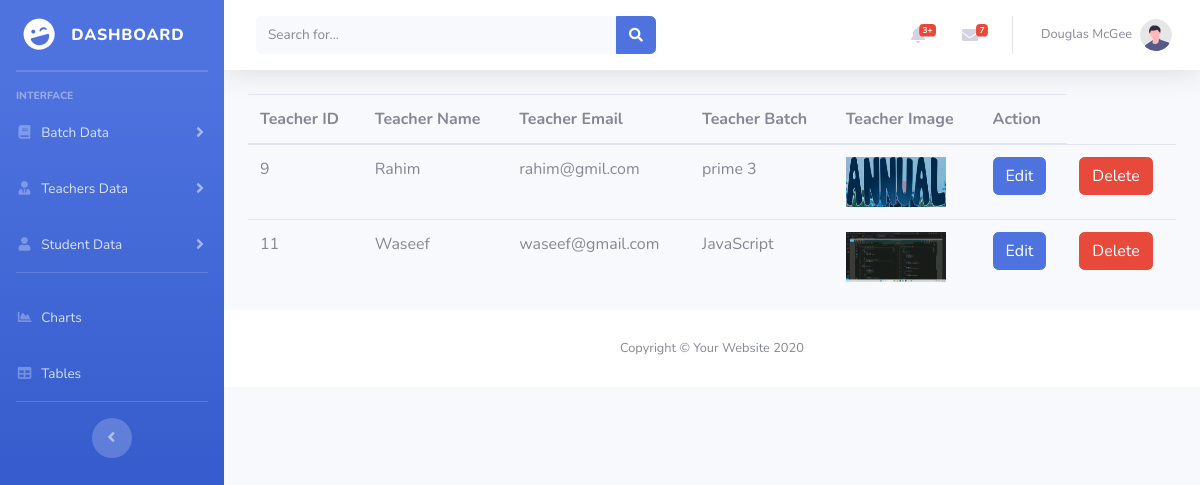
Screenshot of /view_teacher.php with the database file from the repository.
### tables this page shows
CREATE TABLE `tbl_teacher` (
  `teacher_id` int(11) NOT NULL,
  `teacher_name` varchar(50) NOT NULL,
  `teacher_email` varchar(50) NOT NULL,
  `teacher_password` varchar(20) NOT NULL,
  `batch_info` int(11) NOT NULL,
  `teacher_img` varchar(200) NOT NULL
);

CREATE TABLE `tbl_batch` (
  `batch_id` int(11) NOT NULL,
  `batch_name` varchar(100) NOT NULL,
  `batch_capacity` int(11) NOT NULL,
  `batch_start_date` date NOT NULL
);

### view_teacher.php (the view)
<?php include_once "header.php" ?>
<div class="container-fluid">
<table class="table">
  <thead>
    <tr>
      <th scope="col">Teacher ID</th>
      <th scope="col">Teacher Name</th>
      <th scope="col">Teacher Email</th>
      <th scope="col">Teacher Batch</th>
      <th scope="col">Teacher Image</th>
      <th scope="col" >Action</th>
    </tr>
  </thead>
  <tbody>
    <?php
        $query ="SELECT tbl_teacher.teacher_id, teacher_name ,teacher_email, tbl_batch.batch_name ,tbl_teacher.teacher_img FROM `tbl_teacher` join tbl_batch on tbl_batch.batch_id = tbl_teacher.batch_info;";
        $result =  mysqli_query($connection,$query);
        if($result){
                while($rows = mysqli_fetch_assoc($result)){
            ?>
                <tr>
                    <td><?php echo $rows["teacher_id"]?></td>
                    <td><?php echo $rows["teacher_name"]?></td>
                    <td><?php echo $rows["teacher_email"]?></td>
                    <td><?php echo $rows["batch_name"]?></td>
                    <td><img style="height:50px; width:100px" src="<?php echo $rows["teacher_img"]?>"/></td>
                    <td><a href="edit_teacher.php?id=<?php echo $rows["teacher_id"];?>" class="btn btn-primary">Edit</a></td>
                    <td><a href="delete_teacher.php?id=<?php echo $rows["teacher_id"];?>" class="btn btn-danger"> Delete</a>
                </tr>
            <?php
                }
        }
    ?>
  </tbody>
</table>
</div>
<?php require 'footer.php'?>

### header.php (shortened to what this page needs)
<!DOCTYPE html>
<html lang="en">
<head>
    <link href="vendor/fontawesome-free/css/all.min.css" rel="stylesheet" type="text/css">
    <link href="css/sb-admin-2.min.css" rel="stylesheet">
</head>
<body id="page-top">
    <div id="wrapper">
        <ul class="navbar-nav bg-gradient-primary sidebar sidebar-dark accordion" id="accordionSidebar">
            <a class="sidebar-brand d-flex align-items-center justify-content-center" href="index.html">
                <div class="sidebar-brand-icon rotate-n-15">
                    <i class="fas fa-laugh-wink"></i>
                </div>
                <div class="sidebar-brand-text mx-3">dashboard </div>
            </a>
            <hr class="sidebar-divider my-0">
            <hr class="sidebar-divider">
            <div class="sidebar-heading">
                Interface
            </div>
            <li class="nav-item">
                <a class="nav-link collapsed" href="#" data-toggle="collapse" data-target="#collapseTwo"
                    aria-expanded="true" aria-controls="collapseTwo">
                    <i class="fas fa-fw fa-book"></i>
                    <span> Batch Data</span>
                </a>
            </li>
            <li class="nav-item">
                <a class="nav-link collapsed" href="#" data-toggle="collapse" data-target="#collapseUtilities"
                    aria-expanded="true" aria-controls="collapseUtilities">
                    <i class="fas fa-fw fa-user-tie"></i>
                    <span>Teachers Data</span>
                </a>
            </li>
            <li class="nav-item">
                <a class="nav-link collapsed" href="#" data-toggle="collapse" data-target="#collapsethree"
                    aria-expanded="true" aria-controls="collapsethree">
                    <i class="fas fa-fw fa-user"></i>
                    <span>Student Data</span>
                </a>
            </li>
            <hr class="sidebar-divider">
            <li class="nav-item">
                <a class="nav-link" href="charts.html">
                    <i class="fas fa-fw fa-chart-area"></i>
                    <span>Charts</span></a>
            </li>
            <li class="nav-item">
                <a class="nav-link" href="tables.html">
                    <i class="fas fa-fw fa-table"></i>
                    <span>Tables</span></a>
            </li>
            <hr class="sidebar-divider d-none d-md-block">
            <div class="text-center d-none d-md-inline">
                <button class="rounded-circle border-0" id="sidebarToggle"></button>
            </div>
        </ul>
        <div id="content-wrapper" class="d-flex flex-column">
            <div id="content">
                <nav class="navbar navbar-expand navbar-light bg-white topbar mb-4 static-top shadow">
                    <form
                        class="d-none d-sm-inline-block form-inline mr-auto ml-md-3 my-2 my-md-0 mw-100 navbar-search">
                        <div class="input-group">
                            <input type="text" class="form-control bg-light border-0 small" placeholder="Search for..."
                                aria-label="Search" aria-describedby="basic-addon2">
                            <div class="input-group-append">
                                <button class="btn btn-primary" type="button">
                                    <i class="fas fa-search fa-sm"></i>
                                </button>
                            </div>
                        </div>
                    </form>
                    <ul class="navbar-nav ml-auto">
                        <li class="nav-item dropdown no-arrow mx-1">
                            <a class="nav-link dropdown-toggle" href="#" id="alertsDropdown" role="button"
                                data-toggle="dropdown" aria-haspopup="true" aria-expanded="false">
                                <i class="fas fa-bell fa-fw"></i>
                                <span class="badge badge-danger badge-counter">3+</span>
                            </a>
                        </li>
                        <li class="nav-item dropdown no-arrow mx-1">
                            <a class="nav-link dropdown-toggle" href="#" id="messagesDropdown" role="button"
                                data-toggle="dropdown" aria-haspopup="true" aria-expanded="false">
                                <i class="fas fa-envelope fa-fw"></i>
                                <span class="badge badge-danger badge-counter">7</span>
                            </a>
                        </li>
                        <li class="nav-item dropdown no-arrow">
                            <a class="nav-link dropdown-toggle" href="#" id="userDropdown" role="button"
                                data-toggle="dropdown" aria-haspopup="true" aria-expanded="false">
                                <span class="mr-2 d-none d-lg-inline text-gray-600 small">Douglas McGee</span>
                                <img class="img-profile rounded-circle"
                                    src="img/undraw_profile.svg">
                            </a>
                        </li>
                    </ul>
                </nav>

### footer.php (shortened to what this page needs)
            <footer class="sticky-footer bg-white">
                <div class="container my-auto">
                    <div class="copyright text-center my-auto">
                        <span>Copyright &copy; Your Website 2020</span>
                    </div>
                </div>
            </footer>
        </div>
    </div>
</body>
</html>

### rows the page displays
tbl_teacher: teacher_id "9", teacher_name "Rahim", teacher_email "rahim@gmil.com", batch_info.batch_name "prime 3", teacher_img (picture)
tbl_teacher: teacher_id "11", teacher_name "Waseef", teacher_email "waseef@gmail.com", batch_info.batch_name "JavaScript", teacher_img (picture)
